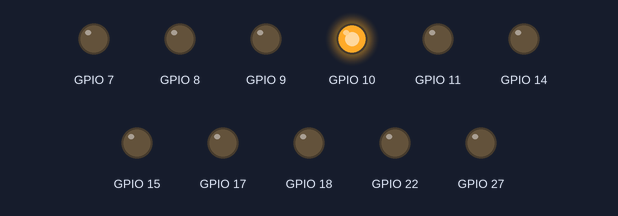
Bench run of a program on a simulated Raspberry Pi (BCM pin numbers). Shown: output pins drawn as LEDs (lit = HIGH). The clock reads 2024-03-15 10:24:30 at power-on unless the program sets it; the WebIOPi server calls setup() once and loop() repeatedly.

Above: at 0.1 s.
Timing chart, 0 to 1.6 s (numbered marks = the images above):
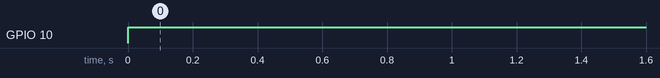

Measured:
- by itself, GPIO 10: LOW → HIGH at 0.00 s

The program:

script.py
```python
import webiopi
import datetime

GPIO = webiopi.GPIO


HOUR_ON  = 8  # Turn Light ON at 08:00
HOUR_OFF = 18 # Turn Light OFF at 18:00

# setup function is automatically called at WebIOPi startup
def setup():
    # set the GPIO used by the light to output
    GPIO.setFunction(17, GPIO.OUT)
    GPIO.setFunction(27, GPIO.OUT)
    GPIO.setFunction(22, GPIO.OUT)
    GPIO.setFunction(10, GPIO.OUT)
    GPIO.setFunction(9, GPIO.OUT)
    GPIO.setFunction(11,GPIO.OUT)
    GPIO.setFunction(14, GPIO.OUT)
    GPIO.setFunction(15, GPIO.OUT)
    GPIO.setFunction(18,GPIO.OUT)
    GPIO.setFunction(8, GPIO.OUT)
    GPIO.setFunction(7,GPIO.OUT)
    # retrieve current datetime
    now = datetime.datetime.now()

    # test if we are between ON time and tun the light ON
    if ((now.hour >= HOUR_ON) and (now.hour < HOUR_OFF)):
        GPIO.digitalWrite(10, GPIO.HIGH)

# loop function is repeatedly called by WebIOPi
def loop():

    # retrieve current datetime

    now = datetime.datetime.now()

    # toggle light ON all days at the correct time
    if ((now.hour == HOUR_ON) and (now.minute == 0) and (now.second == 0)):
        if (GPIO.digitalRead(10) == GPIO.LOW):
            GPIO.digitalWrite(10, GPIO.HIGH)

    # toggle light OFF
    if ((now.hour == HOUR_OFF) and (now.minute == 0) and (now.second == 0)):
        if (GPIO.digitalRead(10) == GPIO.HIGH):
            GPIO.digitalWrite(10, GPIO.LOW)

    # gives CPU some time before looping again
    webiopi.sleep(1)

# destroy function is called at WebIOPi shutdown
def destroy():
    GPIO.digitalWrite(17, GPIO.LOW)
    GPIO.digitalWrite(27, GPIO.LOW)
    GPIO.digitalWrite(22, GPIO.LOW)
    GPIO.digitalWrite(10, GPIO.LOW)
    GPIO.digitalWrite(9, GPIO.LOW)
    GPIO.digitalWrite(11, GPIO.LOW)
    GPIO.digitalWrite(14, GPIO.LOW)
    GPIO.digitalWrite(15, GPIO.LOW)
    GPIO.digitalWrite(18, GPIO.LOW)
    GPIO.digitalWrite(8, GPIO.LOW)
    GPIO.digitalWrite(7, GPIO.LOW)
```
